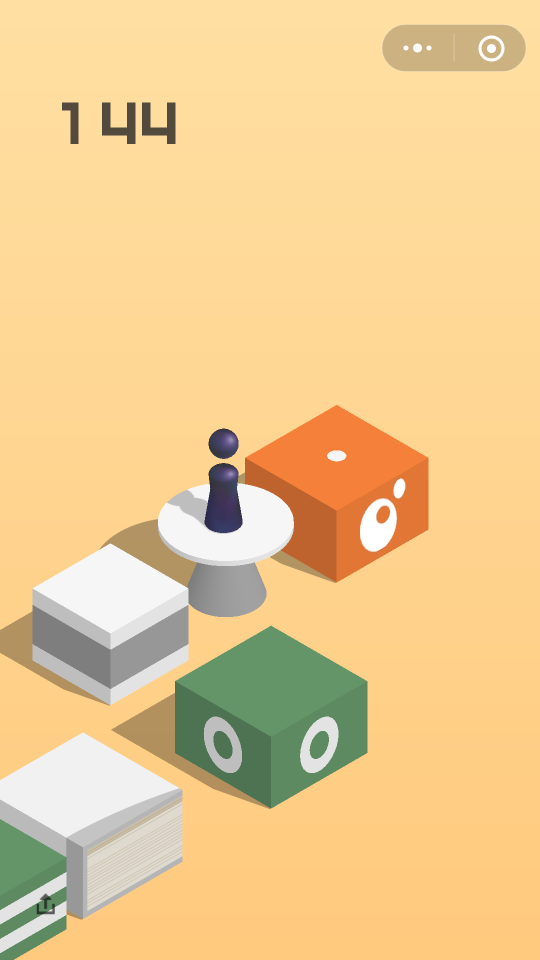
#> input picture wechat_jump_jump-master/0.png, 1080 x 1920 px, found by its file name (shown at 1/2 size)
$ python '边缘检测测试.py'
#> lines starting #> are read from the running program, lines starting #| are printed output that depends on the picture
#__author__='DP'
#encoding='utf-8'

import cv2
import numpy as np

#注意，只有经过


# H , W=canny_img.shape
image=cv2.imread('0.png')
#> image is the input picture: shape (1920, 1080, 3); mean B, G, R 145.2, 202.9, 237.2
# [11 lines of commented-out code are left out]

image=cv2.GaussianBlur(image,(5,5),0)
canny_image=cv2.Canny(image,1,10)
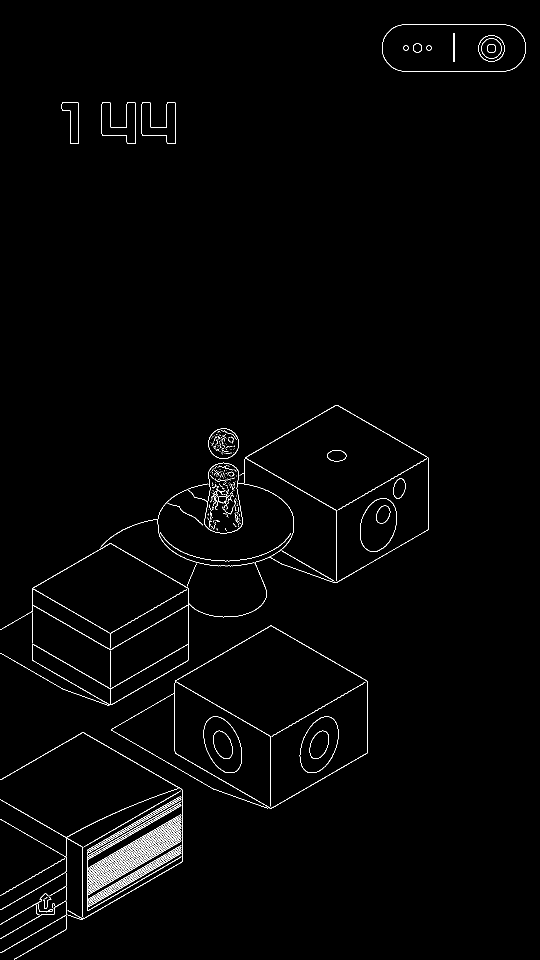
#> canny_image: shape (1920, 1080) (shown at 1/2 size); 1.3% white in thin lines or dots
for h in range(400,1900):
    for w in range(0,1080):
        if canny_image[h, w] != 0:
            print(h,w)
            break

print(canny_image)
